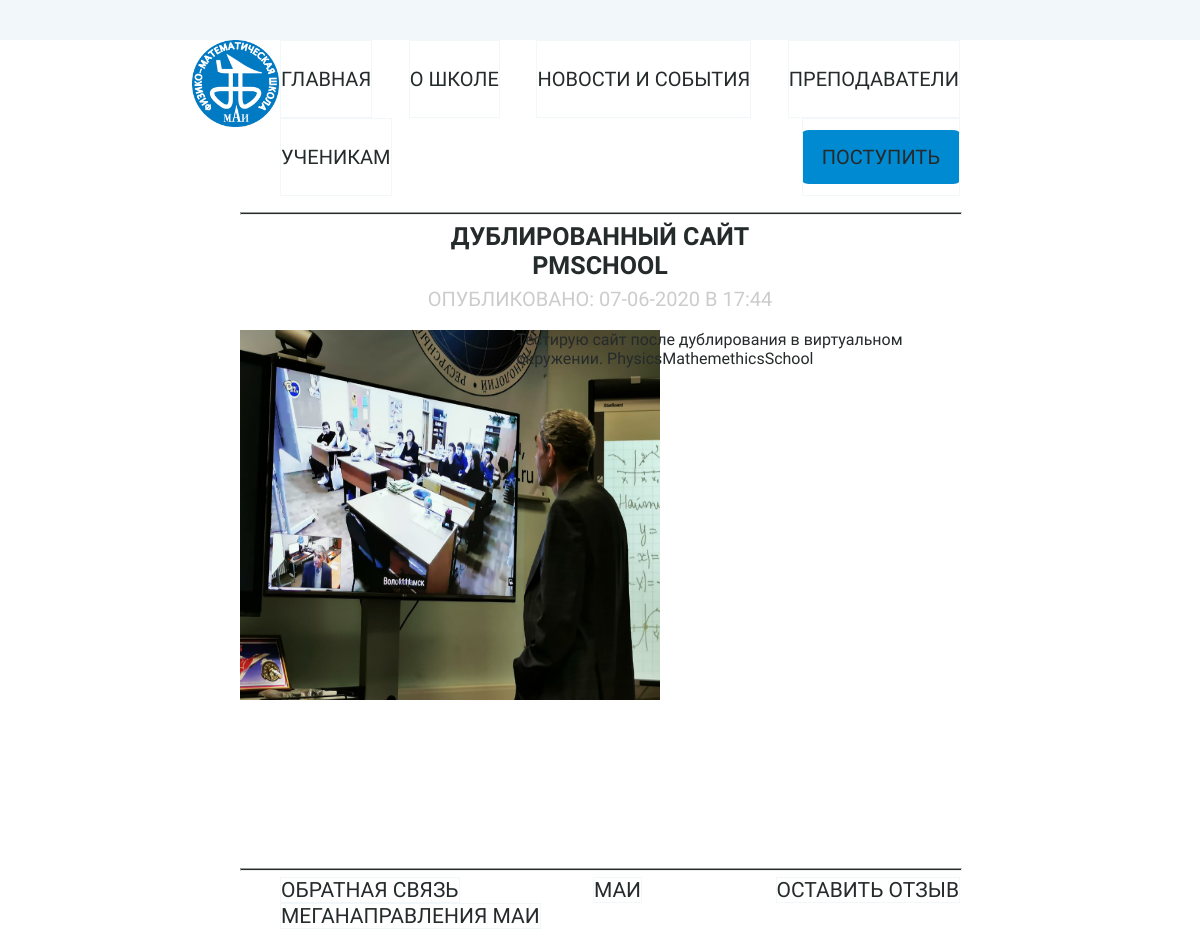
Screenshot of /news/1 with the database file from the repository.
### news/models.py (models this page shows)
class Post(models.Model):
	title = models.CharField(max_length = 100)
	date = models.DateTimeField()
	text = models.TextField()
	slug = models.TextField(max_length = 300)
	img = models.ImageField(upload_to='images/')

### news/templates/news/artical.html
 {% extends "base.html" %}
	{% load static %}
		{% block content %}
			<div>
				<div class="body">
					<h2 class="title">{{ post.title|safe }}</h2>
					<p class="title_to">Опубликовано: {{post.date|date:"d-m-Y в H:i"}}</p>
					<br />
					<div class="img_position"><img src="{{post.img.url}}"></div>
					<p class="text_position">{{ post.text|safe }}</p>
				</div>
			</div>
		{% endblock %}

### main/static/main/css/style.css (style rules this page uses)
* { margin: 0 auto; font-family: 'PT Sans Narrow', sans-serif; color: #252a2b; }
.title { font-size: 40px; font-weight: 400; text-decoration: none; margin: 1% 20%; }
.body { margin: 0 20%; height: 80vh; }
.body > h2 { font-size: 25px; font-weight: bold; text-decoration:none; text-transform: uppercase; text-align:center; }
.title_to { font-size: 20px; font-weight: lighter; color: #ccc; text-decoration:none; text-transform: uppercase; text-align:center; }
.img_position > img { height: 370px; width: 420px; }
.img_position { float: left; width: 37%; padding: 0 10px 10px 0; }

### rows the page displays
Post: title "ДУБЛИРОВАННЫЙ САЙТ PMSCHOOL", date "07-06-2020 В 17:44", img (picture), text "Тестирую сайт после дублирования в виртуальном окружении. PhysicsMathemethicsSchool"
